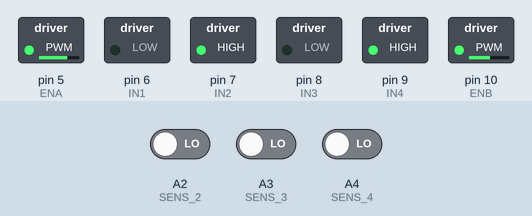
Simulated run of this sketch. Board: Arduino Nano, built with avr-gcc and run on an emulated ATmega328P. On the bench: switched loads named in the sketch (green lamp = pin HIGH). The inputs (shaded band) are chosen by the test bench; at power-on: A2 (SENS_2) LOW, A4 (SENS_4) LOW, A3 (SENS_3) LOW.

Above: at 1.2 s.
1.3 s: A2 (SENS_2) driven HIGH
At 2.3 s:
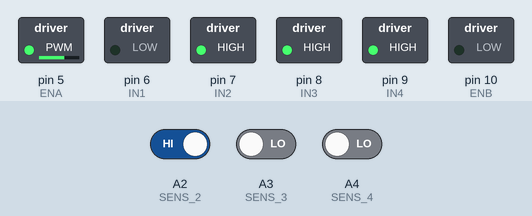
2.8 s: A4 (SENS_4) driven HIGH
At 3.5 s:
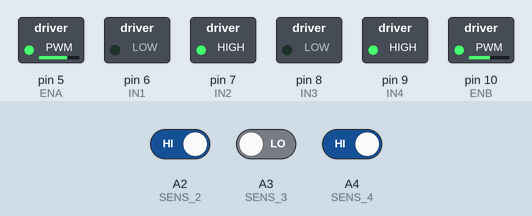
4.3 s: A2 (SENS_2) driven LOW
At 4.6 s:
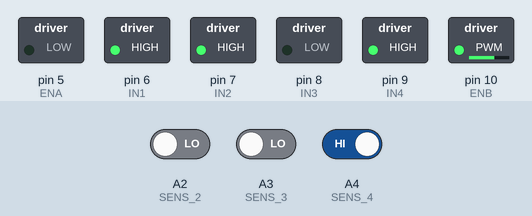
Timing chart, 0 to 7.3 s (numbered marks = the images above; inputs shaded):
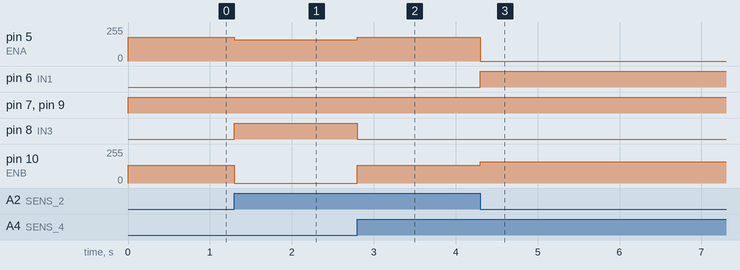

The sketch:

final.ino
```cpp
/********************************
 * Controller : Arduino Nano
 * Designed by: G4
 * Date       : 13 Dec 2022
 ********************************/

#include "variables.h"
#include "Initialize.h"
#include "motor.h"
#include "IR.h"

void setup() {
  motor_init();
  ir_init();
//  serial_init();
}

void loop() {
  ir_read();
  ir_BDC();

//  ir_printReadings();

  if (reading == 7 || reading == 2 || reading == 5){
    //forward
    lastMode = 'F';
    motor (180, 180 - 48);
  }
  if (reading == 3 || reading == 1){
    //right
    lastMode = 'R';
    motor (0, 160);
  }
  if (reading == 6 || reading == 4){
    //left
    lastMode = 'L';
    motor (160, 0);
  }
  if(reading == 0){
    switch(lastMode){
      case 'F': motor (180, 180 - 48); break;
      case 'R': motor (0, 160); break;
      case 'L': motor (160, 0); break;
    }
  }
}
```

IR.h
```cpp
void ir_read() {
//  sensor_LL = digitalRead (SENS_1);
  sensor_L = digitalRead (SENS_2);
  sensor_M = digitalRead (SENS_3);
  sensor_R = digitalRead (SENS_4);
//  sensor_RR = digitalRead (SENS_5);
}

void ir_BDC() {
  reading = 0;

//  if (sensor_RR) reading += 1;
  if (sensor_R) reading += 1;
  if (sensor_M) reading += 2;
  if (sensor_L) reading += 4;
//  if (sensor_LL) reading += 16;
}

void ir_printReadings(int kind) {
  if (kind == 1) {
//    Serial.print(sensor_RR);
//    Serial.print(" ");
    Serial.print(sensor_R);
    Serial.print(" ");
    Serial.print(sensor_M);
    Serial.print(" ");
    Serial.print(sensor_L);
    Serial.println(" ");
//    Serial.println(sensor_LL);
  }
  else{
    Serial.println(reading);
  }

  delay (200);
}
```

Initialize.h
```cpp
void motor_init() {
  pinMode (IN1, OUTPUT);
  pinMode (IN2, OUTPUT);
  pinMode (IN3, OUTPUT);
  pinMode (IN4, OUTPUT);
}

void ir_init() {
//  pinMode (SENS_1, INPUT);
  pinMode (SENS_2, INPUT);
  pinMode (SENS_3, INPUT);
  pinMode (SENS_4, INPUT);
//  pinMode (SENS_5, INPUT);
}

void serial_init() {
  Serial.begin(9600);
}
```

motor.h
```cpp
void motor(int R_wheel, int L_wheel) {
  analogWrite(ENA, R_wheel);
  if (R_wheel < 0) {
    digitalWrite(IN1, HIGH);
    digitalWrite(IN2, LOW);
  }
  else if (R_wheel > 0) {
    digitalWrite(IN1, LOW);
    digitalWrite(IN2, HIGH);
  } else {
    digitalWrite(IN1, HIGH);
    digitalWrite(IN2, HIGH);
  }

  analogWrite(ENB, L_wheel);
  if (L_wheel < 0) {
    digitalWrite(IN3, HIGH);
    digitalWrite(IN4, LOW);
  }
  else if (L_wheel > 0) {
    digitalWrite(IN3, LOW);
    digitalWrite(IN4, HIGH);
  } else {
    digitalWrite(IN3, HIGH);
    digitalWrite(IN4, HIGH);
  }
}
```

variables.h
```cpp
#define ENA 5
#define IN1 6
#define IN2 7
#define IN3 8
#define IN4 9
#define ENB 10

char lastMode = 'F';

#define SENS_1 A1
#define SENS_2 A2
#define SENS_3 A3
#define SENS_4 A4
#define SENS_5 A5
int sensor_M, sensor_R, sensor_RR, sensor_L, sensor_LL;
int reading;

#define black 1
#define white 0
```

Measured:
- after the input at 1.3 s, pin 5 (ENA): 180/255 → 160/255 at once; pin 8 (IN3): LOW → HIGH at once; pin 10 (ENB): 132/255 → 0/255 at once
- after the input at 2.8 s, pin 5 (ENA): 160/255 → 180/255 at once; pin 8 (IN3): HIGH → LOW at once; pin 10 (ENB): 0/255 → 132/255 at once
- after the input at 4.3 s, pin 5 (ENA): 180/255 → 0/255 at once; pin 6 (IN1): LOW → HIGH at once; pin 10 (ENB): 132/255 → 160/255 at once
